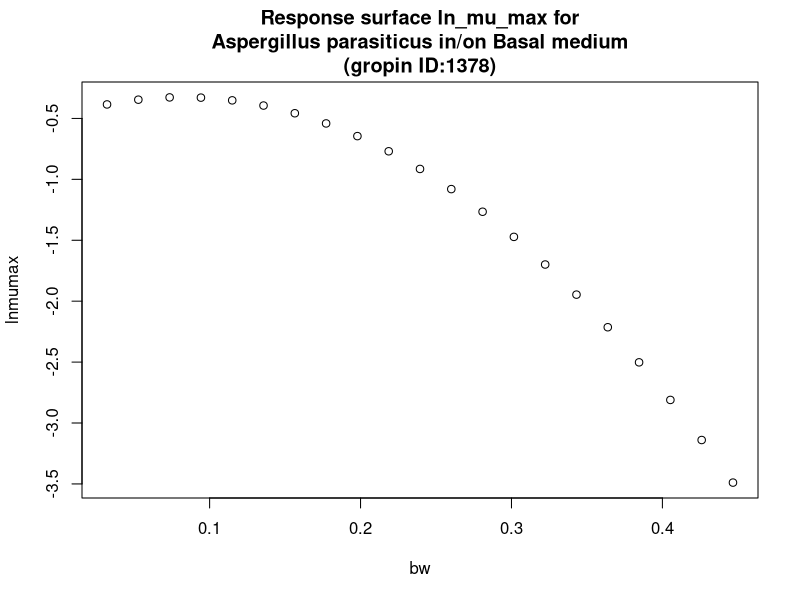

Source code (R):
#############################
# start of Parameter script
#############################
bw <- seq(0.032032,0.446753246753247,length.out=21)
#############################
# end of Parameter script
#############################
############################# 
# start of Model script Gropin ID 1378 
#############################
 
# constant coefficients for this model
 
variables <- data.frame(bw)
argumentsPar <- unique.data.frame(expand.grid(variables))
 
# heart of the model
response_surface <- function(bw) {
   mumax <-(-0.4857+3.901*bw-23.78*bw^2)

	return(mumax=mumax)
} 

# output parameters
responseSurface <- cbind(argumentsPar,response_surface(argumentsPar['bw']))
colnames(responseSurface) <- c(colnames(argumentsPar),'lnmumax')
#############################
# End of Model script
#############################
############################# 
# start of Visualisation script Gropin ID 1378 
#############################
titleText <-'Response surface ln_mu_max for
Aspergillus parasiticus in/on Basal medium
(gropin ID:1378)'
plot(bw,responseSurface$'lnmumax',xlab='bw',
                          ylab='lnmumax',main=titleText)
#############################
# End of Visualisation script
#############################
